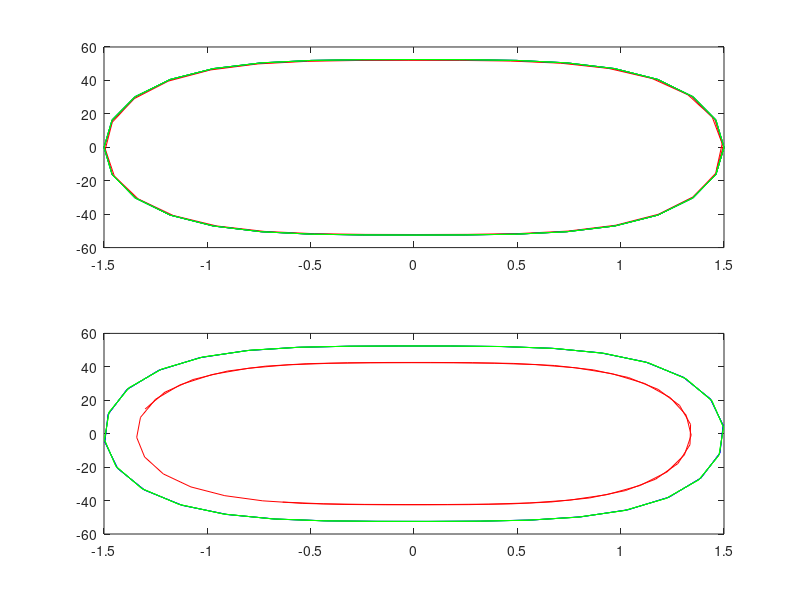

Write MATLAB code to recreate this figure.
%%%%%%%%%%%%%%%%%% RESORTE
u0 = 1.5;
v0 = 0;
s1 = 100;
s2 = 10;
T = 0.15153;
Dt = T/32;
tmax = 50*T;
rango = 0:Dt:tmax;
%%%%%%%%%%%%%%%%%% RK
%
u=[u0];
v=[v0];
uf=[];
vf=[];
%
for i = rango
  a0 = -s1*(1+s2*u0^2)*u0; %%%
%
  u1 = u0 + (1/2)*Dt*v0; %%%
  v1 = v0 + (1/2)*Dt*a0; %%%
  a1 = -s1*(1+s2*u1^2)*u1; %%%
%
  u2 = u0 +    1*Dt*v0 + 1*Dt^2*a0; %%%
  v2 = v0 + (-1)*Dt*a0 + 2*Dt*a1; %%%
  a2 = -s1*(1+s2*u2^2)*u2; %%%
%
  
  u3 = u0 + Dt*v0 + (1/6)*(Dt^2)*a0 + (1/3)*(Dt^2)*a1;
  %u3 = u0 +       Dt*v0 +  1/6*Dt^2*(-1*a0 + 8*a1); %%% esta mal
  v3 = v0 + (1/6)*Dt*a0 + (2/3)*Dt*a1 + (1/6)*Dt*a2;
%
  if (i<=2*T) 
   u=[u,u3]; 
   v=[v,v3];
  endif  
  if (i>=48*T) 
   uf=[uf,u3]; 
   vf=[vf,v3];
  endif  
% 
  u0=u3;
  v0=v3;
endfor

urk=u;
vrk=v;
urkf=uf;
vrkf=vf;
%%%%%%%%%%%%%%%%%% MET3
u0 = 1.5;
v0 = 0;
u=[u0];
v=[v0];
uf=[];
vf=[];
%
for i = rango
  a0 = -s1*(1+s2*u0^2)*u0;
  %
  u1 = u0 + 1/3*Dt*v0 + 1/18*Dt^2*a0;
  v1 = v0 + 1/3*Dt*a0;
  a1 = -s1*(1+s2*u1^2)*u1;
  %
  u2 = u0 + 2/3*Dt*v0 + 1/27*Dt^2*(2*a0 + 4*a1);
  v2 = v0 + 2/3*Dt*a1;
  a2 = -s1*(1+s2*u2^2)*u2;
  %
  u3 = u0 + Dt*v0 + 1/6*Dt^2*(a0 + a1 + a2);
  v3 = v0 + 1/4*Dt*(a0 + 3*a2);
%
  if (i<=2*T) 
   u=[u,u3]; 
   v=[v,v3];
  endif  
  if (i>=48*T) 
   uf=[uf,u3]; 
   vf=[vf,v3];
  endif  
%
  u0=u3;
  v0=v3;
endfor
umet3=u;
vmet3=v;
umet3f=uf;
vmet3f=vf;
%%%%%%%%%%%%%%%%%% MET4
u0 = 1.5;
v0 = 0;
u=[u0];
v=[v0];
uf=[];
vf=[];
%
for i = rango
  a0 = -s1*(1+s2*u0^2)*u0;% EC. 1
  %
  u1 = u0 + 1/3*Dt*v0 + 1/18*Dt^2*a0; % EC 2.1
  v1 = v0 + 1/3*Dt*a0; % EC 2.2
  a1 = -s1*(1+s2*u1^2)*u1;% EC 3
  %
  u2 = u0 + 1/2*Dt*v0 + 3/40*Dt^2*(2*a0/3 + a1); % EC 4.1
  v2 = v0 + 1/8*Dt*a0 + 3/8*Dt*a1; % EC 4.2
  a2 = -s1*(1+s2*u2^2)*u2; % EC 5
  %
  u3 = u0 + 1*Dt*v0 + 1/20*Dt^2*(a0 + 9*a1); % EC 6.1
  v3 = v0 + 1/2*Dt*(a0 -3*a1 + 4*a2); % EC 6.2
  a3 = -s1*(1+s2*u3^2)*u3; % EC 7
  %
  u4 = u0 + Dt*v0 + 1/6*Dt^2*(a0 + 2*a2); % EC 8.1
  v4 = v0 + 1/6*Dt*(a0 + 4*a2 + a3); % EC 8.2
%
  if (i<=2*T) 
   u=[u,u4]; 
   v=[v,v4];
  endif  
  if (i>=48*T) 
   uf=[uf,u4]; 
   vf=[vf,v4];
  endif  
%
  u0=u4;
  v0=v4;
endfor
umet4=u;
vmet4=v;
umet4f=uf;
vmet4f=vf;
%%%%%%%%%%%%%%%%%%  GRAFICOS
subplot (2, 1, 1)
plot(urk,vrk,"-r",umet3,vmet3,"-b",umet4,vmet4,"-g"); % PRIMEROS 2T
subplot (2, 1, 2)
plot(urkf,vrkf,"-r",umet3f,vmet3f,"-b",umet4f,vmet4f,"-g"); % ULTIMOS 2T
